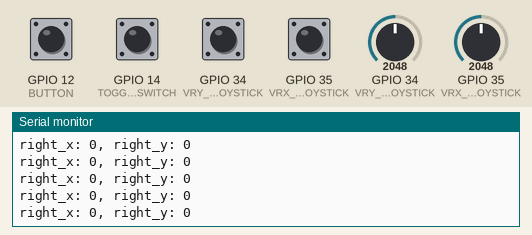
This sketch was run on a simulated ESP32. Shown: the last lines printed to the serial monitor. The inputs (shaded band) are chosen by the test bench; at power-on: GPIO 12 (BUTTON), GPIO 14 (TOGGLE_SWITCH) HIGH, GPIO 34 (VRY_PIN_RIGHT_JOYSTICK), GPIO 35 (VRX_PIN_LEFT_JOYSTICK) LOW, GPIO 34 (VRY_PIN_RIGHT_JOYSTICK) = 2048, GPIO 35 (VRX_PIN_LEFT_JOYSTICK) = 2048. No radio packets arrive unless stated.

Above: at 1.2 s.
1.3 s: GPIO 34 (VRY_PIN_RIGHT_JOYSTICK) set to 2111
At 2.0 s:
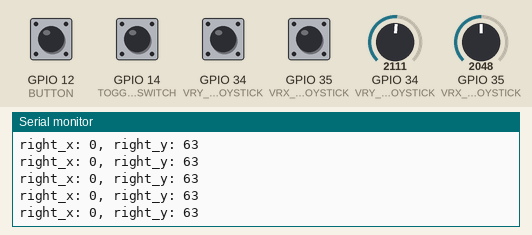
2.8 s: GPIO 34 (VRY_PIN_RIGHT_JOYSTICK) set to 2190
At 3.9 s:
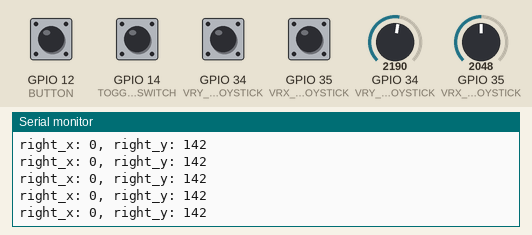
Timing chart, 0 to 5.2 s (numbered marks = the images above; inputs shaded):
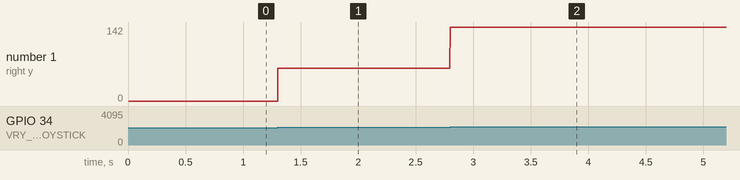

Measured:
- after the input at 1.3 s, the serial monitor: prints a new line at once (image 1)
- after the input at 2.8 s, the serial monitor: prints a new line at once (image 2)
- plotted number 1: 0 → 63 after the input at 1.3 s, 63 → 142 after the input at 2.8 s

The sketch:

NRF_sender.ino
```cpp
// code for handheld controller
#include <SPI.h>
#include <RF24.h>
#include <nRF24L01.h>
#include <CAN.h>

#define CE_PIN 22
#define CSN_PIN 21

#define VRX_PIN_LEFT_JOYSTICK 35   // Controls Left Joystick. X position (Horizontal)
#define VRY_PIN_RIGHT_JOYSTICK 34  // Controls Right Joystick. Y position (Vertical)
#define BUTTON 12
#define TOGGLE_SWITCH 14

const byte thisSlaveAddress[5] = { 'R', 'x', 'A', 'A', 'A' };

unsigned long currentMillis;
unsigned long prevMillis;
unsigned long txIntervalMillis = 200;

// ISR flag
volatile bool dataChange = false;

// first send
bool first = true;

struct data_pack {
  u_int8_t xValuePack;
  u_int8_t yValuePack;
  u_int8_t buttonState;
  u_int8_t togSwitchVal;
};
data_pack outData;

RF24 radio(CE_PIN, CSN_PIN);

void updateInput() {
  outData.xValuePack = analogRead(VRX_PIN_LEFT_JOYSTICK);
  outData.yValuePack = analogRead(VRY_PIN_RIGHT_JOYSTICK);
  outData.buttonState = digitalRead(BUTTON);
  outData.togSwitchVal = digitalRead(TOGGLE_SWITCH);


}
void send() {
  currentMillis = millis();
  if (currentMillis - prevMillis) {
    Serial.print("sending\n");
    bool rslt_data_bool, rslt_button_bool;
    rslt_data_bool = radio.write(&outData, sizeof(outData));
  }
  prevMillis = millis();
}

void IRAM_ATTR dataISR() {
  dataChange = true;
}

void setup() {
  // put your setup code here, to run once:
  Serial.begin(115200);
  pinMode(VRX_PIN_LEFT_JOYSTICK, INPUT);
  pinMode(VRY_PIN_RIGHT_JOYSTICK, INPUT);
  radio.begin();
  radio.setDataRate(RF24_250KBPS);
  radio.setRetries(3, 5);  // delay, count
  radio.openWritingPipe(thisSlaveAddress);
  pinMode(BUTTON, INPUT_PULLUP);
  pinMode(TOGGLE_SWITCH, INPUT_PULLUP);

  // GPIO interrupts
  attachInterrupt(VRX_PIN_LEFT_JOYSTICK, dataISR, CHANGE);
  attachInterrupt(VRY_PIN_RIGHT_JOYSTICK, dataISR, CHANGE);
  attachInterrupt(BUTTON, dataISR, FALLING);
  attachInterrupt(TOGGLE_SWITCH, dataISR, CHANGE);
}

// bool updatePrev(){

// }

void loop() {
  updateInput();
  // if (updatePrev()){

  // }
  // put your main code here, to run repeatedly:
  Serial.printf("right_x: %d, right_y: %d\n", outData.xValuePack, outData.yValuePack);
  if (dataChange){

    updateInput();
    send();
    dataChange = false;
  }
}
```
